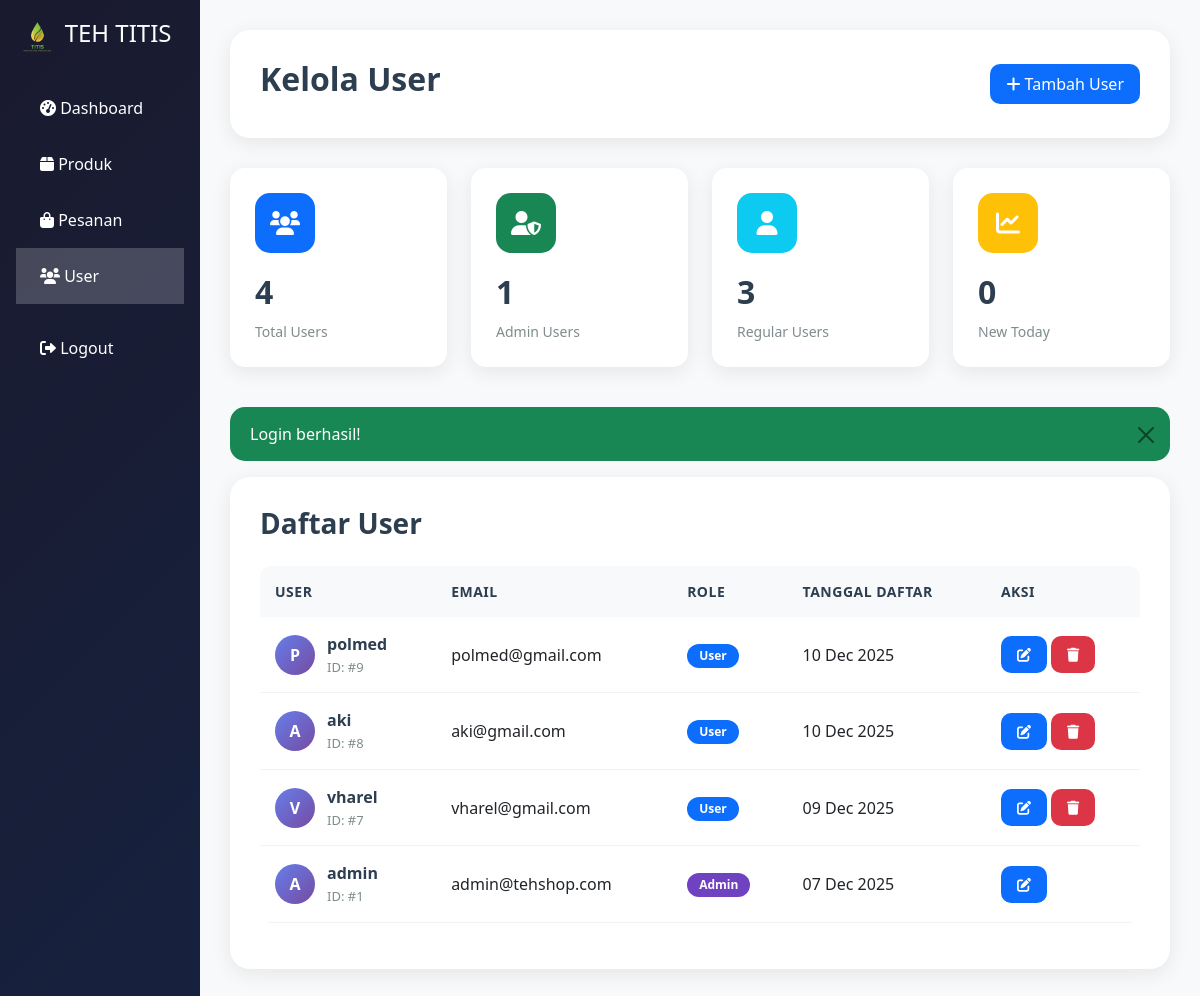
The page /admin/users.php (signed in) on the database its author committed.
### tables this page shows
CREATE TABLE `users` (
  `id` int(11) NOT NULL,
  `username` varchar(50) NOT NULL,
  `email` varchar(100) NOT NULL,
  `password` varchar(255) NOT NULL,
  `role` enum('admin','user') DEFAULT 'user',
  `created_at` timestamp NOT NULL DEFAULT current_timestamp()
);

### admin/users.php (the view, shortened to what this page needs)
<?php
require_once '../config.php';
$users = [];
$result = $conn->query("SELECT id, username, email, role, created_at FROM users ORDER BY created_at DESC");
if ($result) {
    while ($row = $result->fetch_assoc()) {
        $row['password'] = '••••••••';
        $users[] = $row;
    }
}
?>
<!DOCTYPE html>
<html lang="id">
<head>
    <link href="https://cdn.jsdelivr.net/npm/bootstrap@5.3.0/dist/css/bootstrap.min.css" rel="stylesheet">
    <link rel="stylesheet" href="https://cdnjs.cloudflare.com/ajax/libs/font-awesome/6.0.0/css/all.min.css">
</head>
<body>
    <div class="container-fluid">
        <div class="row">
            <div class="col-md-3 col-lg-2 p-0 sidebar">
                <div class="d-flex flex-column p-3 text-white">
                    <h4 class="mb-4"><img src="../assets/images/logo.jpg" alt="TEH TITIS Logo" height="40"> TEH TITIS</h4>
                    <ul class="nav nav-pills flex-column mb-auto">
                        <li class="nav-item">
                            <a href="dashboard.php" class="nav-link">
                                <i class="fas fa-tachometer-alt"></i> Dashboard
                            </a>
                        </li>
                        <li class="nav-item">
                            <a href="products.php" class="nav-link">
                                <i class="fas fa-box"></i> Produk
                            </a>
                        </li>
                        <li class="nav-item">
                            <a href="orders.php" class="nav-link">
                                <i class="fas fa-shopping-bag"></i> Pesanan
                            </a>
                        </li>
                        <li class="nav-item">
                            <a href="users.php" class="nav-link active">
                                <i class="fas fa-users"></i> User
                            </a>
                        </li>
                                                <li class="nav-item mt-3">
                            <a href="../logout.php" class="nav-link">
                                <i class="fas fa-sign-out-alt"></i> Logout
                            </a>
                        </li>
                    </ul>
                </div>
            </div>
            <div class="col-md-9 col-lg-10 main-content">
                <div class="page-header">
                    <div class="d-flex justify-content-between align-items-center">
                        <div>
                            <h2>Kelola User</h2>
                        </div>
                        <button class="btn btn-modern btn-add-user" data-bs-toggle="modal" data-bs-target="#userModal">
                            <i class="fas fa-plus"></i> Tambah User
                        </button>
                    </div>
                </div>
                <div class="row mb-4">
                    <div class="col-md-3 mb-3">
                        <div class="stats-card">
                            <div class="stats-icon primary">
                                <i class="fas fa-users"></i>
                            </div>
                            <div class="stats-number">
                                <?php
                                $total_users = count($users);
                                echo $total_users;
                                ?>
                            </div>
                            <div class="stats-label">Total Users</div>
                        </div>
                    </div>
                    <div class="col-md-3 mb-3">
                        <div class="stats-card">
                            <div class="stats-icon success">
                                <i class="fas fa-user-shield"></i>
                            </div>
                            <div class="stats-number">
                                <?php
                                $admin_count = 0;
                                foreach ($users as $user) {
                                    if ($user['role'] == 'admin') $admin_count++;
                                }
                                echo $admin_count;
                                ?>
                            </div>
                            <div class="stats-label">Admin Users</div>
                        </div>
                    </div>
                    <div class="col-md-3 mb-3">
                        <div class="stats-card">
                            <div class="stats-icon info">
                                <i class="fas fa-user"></i>
                            </div>
                            <div class="stats-number">
                                <?php
                                $user_count = 0;
                                foreach ($users as $user) {
                                    if ($user['role'] == 'user') $user_count++;
                                }
                                echo $user_count;
                                ?>
                            </div>
                            <div class="stats-label">Regular Users</div>
                        </div>
                    </div>
                    <div class="col-md-3 mb-3">
                        <div class="stats-card">
                            <div class="stats-icon warning">
                                <i class="fas fa-chart-line"></i>
                            </div>
                            <div class="stats-number">
                                <?php
                                $new_users = 0;
                                echo $new_users;
                                ?>
                            </div>
                            <div class="stats-label">New Today</div>
                        </div>
                    </div>
                </div>
                <?php if (isset($_SESSION['success'])): ?>
                    <div class="alert alert-modern alert-success alert-dismissible fade show" role="alert">
                        <?php echo $_SESSION['success']; unset($_SESSION['success']); ?>
                        <button type="button" class="btn-close" data-bs-dismiss="alert"></button>
                    </div>
                <?php endif; ?>
                <div class="table-card">
                    <div class="card-header">
                        <h3>Daftar User</h3>
                    </div>
                    <div class="table-responsive">
                        <table class="table modern-table">
                            <thead>
                                <tr>
                                    <th>User</th>
                                    <th>Email</th>
                                    <th>Role</th>
                                    <th>Tanggal Daftar</th>
                                    <th>Aksi</th>
                                </tr>
                            </thead>
                            <tbody>
                                <?php foreach ($users as $user): ?>
                                    <tr>
                                        <td>
                                            <div class="user-info">
                                                <div class="user-avatar">
                                                    <?php echo strtoupper(substr($user['username'], 0, 1)); ?>
                                                </div>
                                                <div>
                                                    <div class="user-name"><?php echo $user['username']; ?></div>
                                                    <div class="user-email">ID: #<?php echo $user['id']; ?></div>
                                                </div>
                                            </div>
                                        </td>
                                        <td><?php echo $user['email']; ?></td>
                                        <td>
                                            <span class="badge badge-modern <?php echo $user['role'] == 'admin' ? 'badge-admin' : 'badge-user'; ?>">
                                                <?php echo ucfirst($user['role']); ?>
                                            </span>
                                        </td>
                                        <td><?php echo date('d M Y', strtotime($user['created_at'])); ?></td>
                                        <td>
                                            <button class="btn btn-modern btn-edit btn-sm" onclick="editUser(<?php echo $user['id']; ?>)">
                                                <i class="fas fa-edit"></i>
                                            </button>
                                            <?php if ($user['role'] != 'admin'): ?>
                                                <button class="btn btn-modern btn-delete btn-sm" onclick="deleteUser(<?php echo $user['id']; ?>)">
                                                    <i class="fas fa-trash"></i>
                                                </button>
                                            <?php endif; ?>
                                        </td>
                                    </tr>
                                <?php endforeach; ?>
                            </tbody>
                        </table>
                    </div>
                </div>
            </div>
        </div>
    </div>
    </body>
</html>

### admin/users.php (style rules this page uses)
body { background: #f8f9fa; font-family: 'Segoe UI', Tahoma, Geneva, Verdana, sans-serif; }
.sidebar { min-height: 100vh; background: linear-gradient(135deg, #1a1a2e 0%, #16213e 100%); }
.sidebar .nav-link { color: white; padding: 1rem 1.5rem; border-radius: 0; }
.sidebar .nav-link.active { background: rgba(255,255,255,0.2); }
.main-content { background: #f8f9fa; min-height: 100vh; padding: 30px; }
.page-header { background: white; border-radius: 20px; padding: 30px; margin-bottom: 30px; box-shadow: 0 5px 20px rgba(0,0,0,0.08); }
.page-header h2 { color: #2c3e50; font-weight: 700; margin-bottom: 10px; }
.stats-card { background: white; border-radius: 15px; padding: 25px; box-shadow: 0 5px 20px rgba(0,0,0,0.08); border: none; transition: all 0.3s ease; }
.stats-icon { width: 60px; height: 60px; border-radius: 15px; display: flex; align-items: center; justify-content: center; font-size: 24px; margin-bottom: 15px; }
.stats-icon.primary { background: #0d6efd; color: white; }
.stats-icon.success { background: #198754; color: white; }
.stats-icon.warning { background: #ffc107; color: white; }
.stats-icon.info { background: #0dcaf0; color: white; }
.stats-number { font-size: 32px; font-weight: 700; color: #2c3e50; margin-bottom: 5px; }
.stats-label { color: #7f8c8d; font-size: 14px; font-weight: 500; }
.table-card { background: white; border-radius: 20px; padding: 30px; box-shadow: 0 5px 20px rgba(0,0,0,0.08); border: none; }
.table-card .card-header { background: none; border: none; padding: 0; margin-bottom: 25px; }
.table-card h3 { color: #2c3e50; font-weight: 700; margin: 0; }
.modern-table { border-radius: 10px; overflow: hidden; }
.modern-table thead th { background: #f8f9fa; color: #2c3e50; font-weight: 600; border: none; padding: 15px; font-size: 14px; text-transform: uppercase; letter-spacing: 0.5px; }
.modern-table tbody td { padding: 15px; vertical-align: middle; border-bottom: 1px solid #f1f3f5; }
.user-avatar { width: 40px; height: 40px; border-radius: 50%; background: linear-gradient(135deg, #667eea, #764ba2); color: white; display: flex; align-items: center; justify-content: center; font-weight: 600; margin-right: 12px; }
.user-info { display: flex; align-items: center; }
.user-name { font-weight: 600; color: #2c3e50; margin-bottom: 2px; }
.user-email { font-size: 13px; color: #7f8c8d; }
.badge-modern { padding: 6px 12px; border-radius: 20px; font-size: 12px; font-weight: 600; border: none; }
.badge-admin { background: #6f42c1; color: white; }
.badge-user { background: #0d6efd; color: white; }
.btn-modern { border-radius: 10px; padding: 8px 16px; font-weight: 500; border: none; transition: all 0.3s ease; }
.btn-add-user { background: #0d6efd; color: white; }
.btn-edit { background: #0d6efd; color: white; }
.btn-delete { background: #dc3545; color: white; }
.alert-modern { border-radius: 15px; border: none; padding: 15px 20px; font-weight: 500; }
.alert-success { background: #198754; color: white; }

### rows shown on the page
users: username "P", username "polmed", id "9", email "polmed@gmail.com", role "User", created_at "10 Dec 2025"
users: username "A", username "aki", id "8", email "aki@gmail.com", role "User", created_at "10 Dec 2025"
users: username "V", username "vharel", id "7", email "vharel@gmail.com", role "User", created_at "09 Dec 2025"
users: username "A", username "admin", id "1", email "admin@tehshop.com", role "Admin", created_at "07 Dec 2025"

### other values the page prints
$total_users "4"
$admin_count "1"
$user_count "3"
$new_users "0"
$_SESSION['success'] "Login berhasil!"
